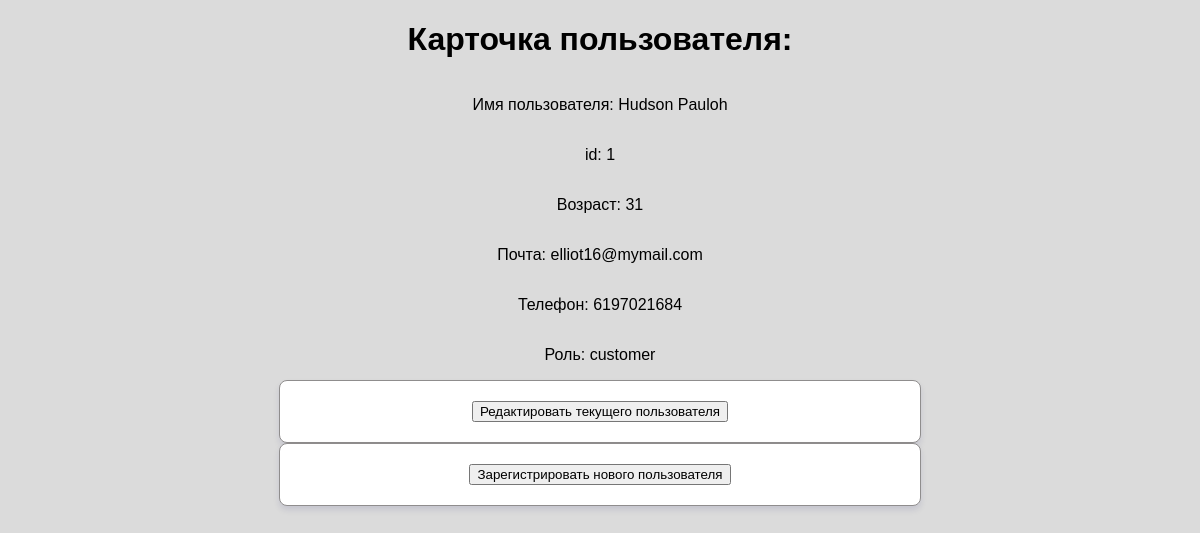
The page /users/1/ on the database its author committed.
### home_work/You_Do.py (models this page shows)
class User (db.Model):
    __tablename__ = "users"
    id = db.Column (db.Integer, primary_key=True)
    first_name = db.Column(db.String (100), nullable = False)
    last_name = db.Column(db.String(100))
    age = db.Column(db.Integer, db.CheckConstraint("age>=16"))
    email = db.Column(db.String(150))
    role = db.Column(db.String(100))
    phone = db.Column(db.String(100))

### home_work/You_Do.py (the view)
@app.route('/users/<int:user>/')
def user_page(user=None):
    with app.app_context():
        user_data = db.session.query(User).get(user)
    return render_template('user.html', user_data=user_data)

### home_work/templates/user.html (shortened to what this page needs)
<!DOCTYPE html>
<html lang="ru">
<head>
    <link rel="stylesheet" href="{{ url_for('static', filename='styles.css') }}">
</head>
<body>
    <h1>Карточка пользователя:</h1>
    <p>Имя пользователя: {{ user_data.first_name }} {{ user_data.last_name }}</p>
    <p>id: {{ user_data.id }}</p>
    <p>Возраст: {{ user_data.age }}</p>
    <p>Почта: {{ user_data.email }}</p>
    <p>Телефон: {{ user_data.phone }}</p>
    <p>Роль: {{ user_data.role }}</p>
    <div class="container">
        <form method="GET" action="/user/change/">
            <input type="submit" value="Редактировать текущего пользователя">
        </form>
    </div>
    <div class="container">
        <form method="GET" action="/user/new/">
            <input type="submit" value="Зарегистрировать нового пользователя">
        </form>
    </div>
</body>
</html>

### home_work/static/styles.css (style rules this page uses)
body { font-family: Arial, sans-serif; background-color: #dbdbdb; margin: 0; padding: 0; display: flex; justify-content: flex-start; flex-direction: column; align-items: center; min-height: 100vh; }
.container { background: white; border: 1px solid #8f8d8d; border-radius: 8px; box-shadow: 0 4px 6px rgba(0, 10, 97, 0.1); padding: 20px; width: 600px; text-align: center; }

### rows shown on the page
User: first_name "Hudson", last_name "Pauloh", id "1", age "31", email "elliot16@mymail.com", phone "6197021684", role "customer"
